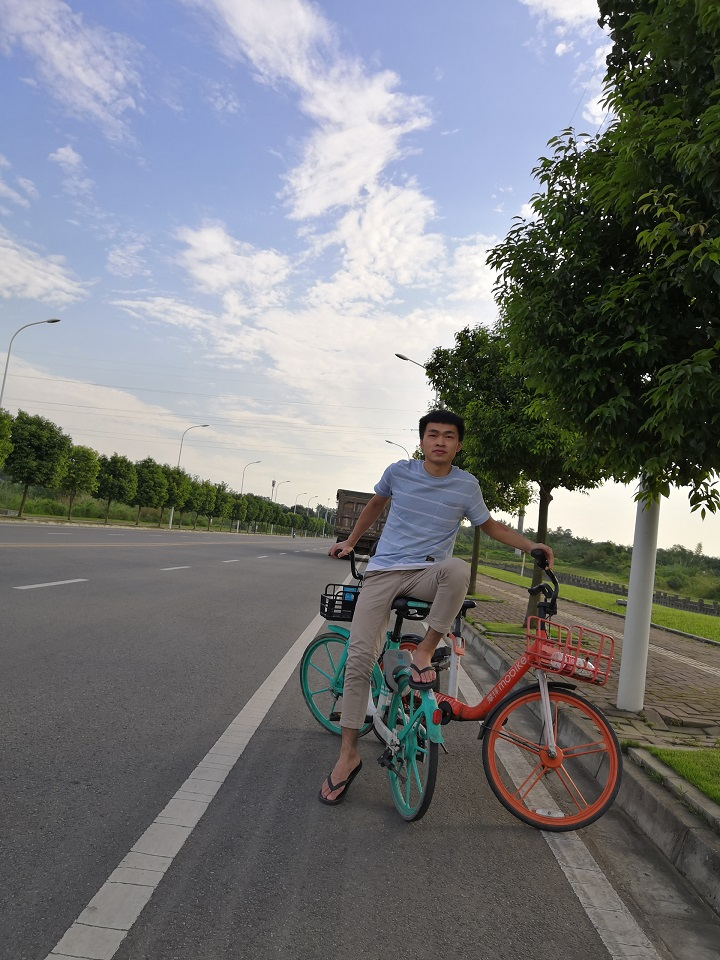
#> input picture tsm.jpg, 720 x 960 px, found by its file name
$ python detect.py   (older library calls are emulated)
#> lines starting #> are read from the running program, lines starting #| are printed output that depends on the picture; after the words box and inside, x2 and y2 are one past the last pixel; in counts of white or black regions, pixels touching at a corner belong together
# -*- coding: UTF-8 -*-

import cv2
import numpy as np
import os


def get_image(path):
    # 获取图片
    img = cv2.imread(path)
    gray = cv2.cvtColor(img, cv2.COLOR_BGR2GRAY)

    return img, gray


def Gaussian_Blur(gray):
    # 高斯去噪
    blurred = cv2.GaussianBlur(gray, (9, 9), 0)

    return blurred


def Sobel_gradient(blurred):
    # 索比尔算子来计算x、y方向梯度
    gradX = cv2.Sobel(blurred, ddepth=cv2.CV_32F, dx=1, dy=0)
    gradY = cv2.Sobel(blurred, ddepth=cv2.CV_32F, dx=0, dy=1)

    gradient = cv2.subtract(gradX, gradY)
    gradient = cv2.convertScaleAbs(gradient)

    return gradX, gradY, gradient


def Thresh_and_blur(gradient):
    blurred = cv2.GaussianBlur(gradient, (9, 9), 0)
    (_, thresh) = cv2.threshold(blurred, 90, 255, cv2.THRESH_BINARY)

    return thresh


def image_morphology(thresh):
    # 建立一个椭圆核函数
    kernel = cv2.getStructuringElement(cv2.MORPH_ELLIPSE, (25, 25))
    # 执行图像形态学, 细节直接查文档，很简单
    closed = cv2.morphologyEx(thresh, cv2.MORPH_CLOSE, kernel)
    closed = cv2.erode(closed, None, iterations=0)
    closed = cv2.dilate(closed, None, iterations=2)

    return closed


def findcnts_and_box_point(closed):
    # 这里opencv3返回的是三个参数
    (_, cnts, _) = cv2.findContours(closed.copy(),
                                    # cv2.RETR_EXTERNAL,             #表示只检测外轮廓
                                    # cv2.RETR_CCOMP,                #建立两个等级的轮廓,上一层是边界
                                    cv2.RETR_LIST,  # 检测的轮廓不建立等级关系
                                    # cv2.RETR_TREE,                   #建立一个等级树结构的轮廓
                                    cv2.CHAIN_APPROX_NONE,  # 存储所有的轮廓点，相邻的两个点的像素位置差不超过1
                                    # cv2.CHAIN_APPROX_SIMPLE,       #例如一个矩形轮廓只需4个点来保存轮廓信息
                                    # cv2.CHAIN_APPROX_TC89_L1,
                                    # cv2.CHAIN_APPROX_TC89_KCOS
                                    )
    c = sorted(cnts, key=cv2.contourArea, reverse=True)[0]
    # compute the rotated bounding box of the largest contour
    rect = cv2.minAreaRect(c)
    box = np.int0(cv2.boxPoints(rect))

    return box


def drawcnts_and_cut(original_img, box):
    # 因为这个函数有极强的破坏性，所有需要在img.copy()上画
    # draw a bounding box arounded the detected barcode and display the image
    draw_img = cv2.drawContours(original_img.copy(), [box], -1, (0, 0, 255), 3)

    Xs = [i[0] for i in box]
    Ys = [i[1] for i in box]
    x1 = min(Xs)
    x2 = max(Xs)
    y1 = min(Ys)
    y2 = max(Ys)
    hight = y2 - y1
    width = x2 - x1
    crop_img = original_img[y1:y1 + hight, x1:x1 + width]

    return draw_img, crop_img


'''
def walk():############批处理
    filename_rgb = r'D:\py_project\My_Project\dataset\trainingData'
    for filename in os.listdir(filename_rgb):              #listdir的参数是文件夹的路径
        #img_path = r'D:\py_project\My_Project\296.png'
        #save_path = r'D:\py_project\My_Project\296_save.jpg'
        img_path = filename_rgb + ('/%s' % filename)
        save_path = r'D:\py_project\My_Project\dataset\trainingData_process'
        original_img, gray = get_image(img_path)
        blurred = Gaussian_Blur(gray)
        gradX, gradY, gradient = Sobel_gradient(blurred)
        thresh = Thresh_and_blur(gradient)
        closed = image_morphology(thresh)
        box = findcnts_and_box_point(closed)
        draw_img, crop_img = drawcnts_and_cut(original_img,box)
# [10 lines of commented-out code are left out]
        file_process_name = save_path + ('\%s' % filename)
        print(file_process_name)
        cv2.imwrite(file_process_name, crop_img)
'''


def walk2():  ######################单张图片处理
    img_path = r'.\tsm.jpg'
    save_path = r'.\tsm_res.jpg'
    original_img, gray = get_image(img_path)
#> in get_image, img is the input picture: shape (960, 720, 3); mean B, G, R 123, 121, 118.9
#> in get_image, `gray = cv2.cvtColor(img, cv2.COLOR_BGR2GRAY)`:
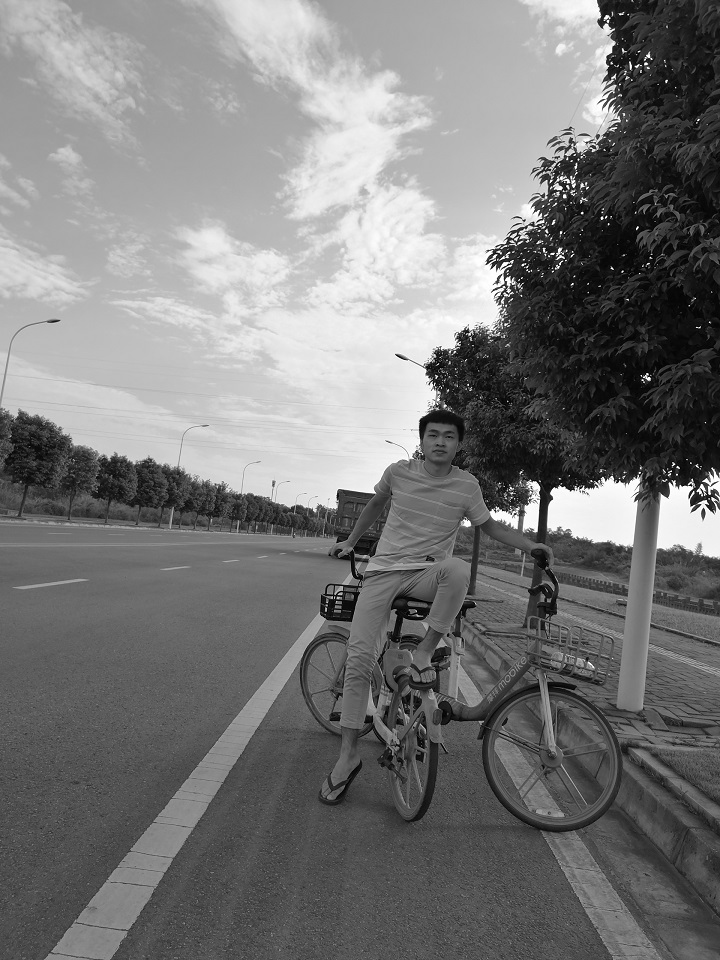
#> gray: shape (960, 720); min 0, max 255, mean 120.6
    blurred = Gaussian_Blur(gray)
    gradX, gradY, gradient = Sobel_gradient(blurred)
#> in Sobel_gradient, `gradX = cv2.Sobel(blurred, ddepth=cv2.CV_32F, dx=1, dy=0)`:
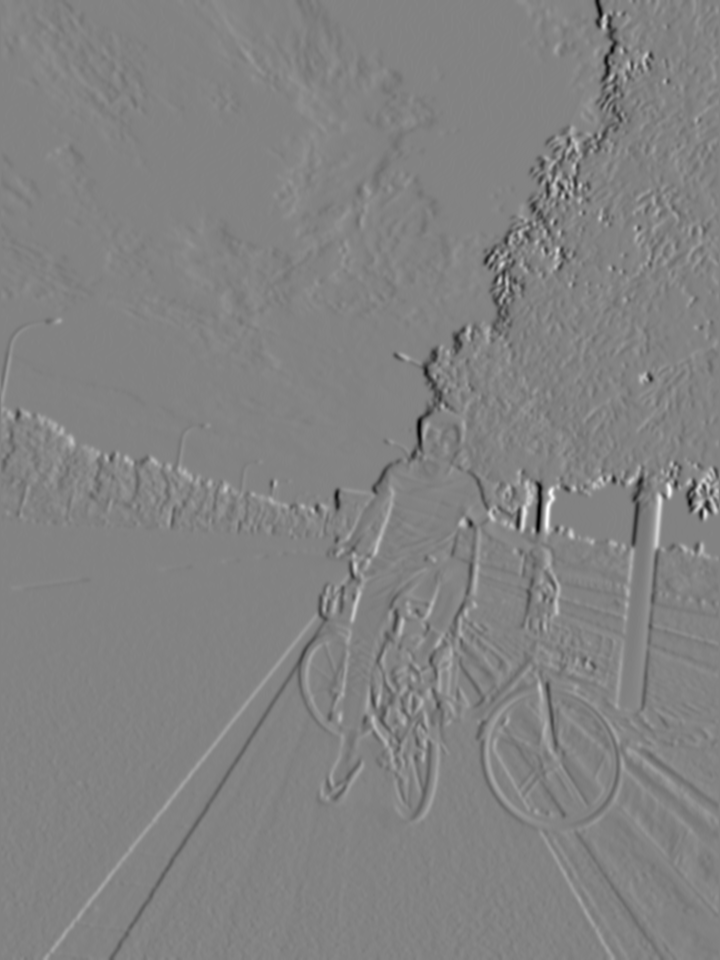
#> gradX: shape (960, 720) float32; min -384, max 365, mean -0.6; drawn with min black and max white
#> in Sobel_gradient, `gradY = cv2.Sobel(blurred, ddepth=cv2.CV_32F, dx=0, dy=1)`:
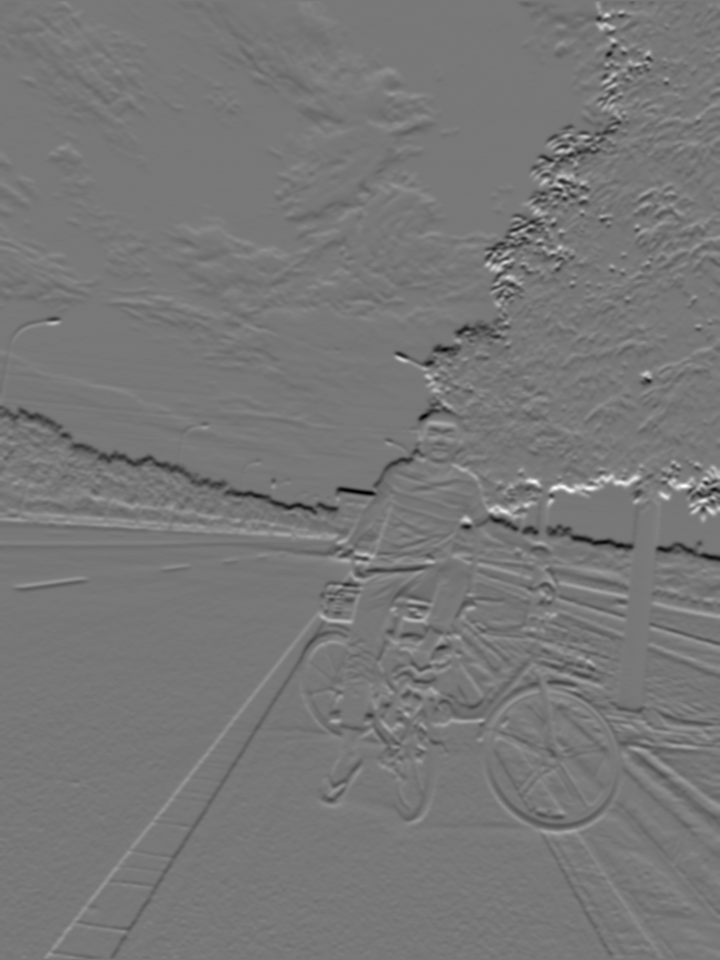
#> gradY: shape (960, 720) float32; min -332, max 373, mean -0.6; drawn with min black and max white
    thresh = Thresh_and_blur(gradient)
#> in Thresh_and_blur, `blurred = cv2.GaussianBlur(gradient, (9, 9), 0)`:
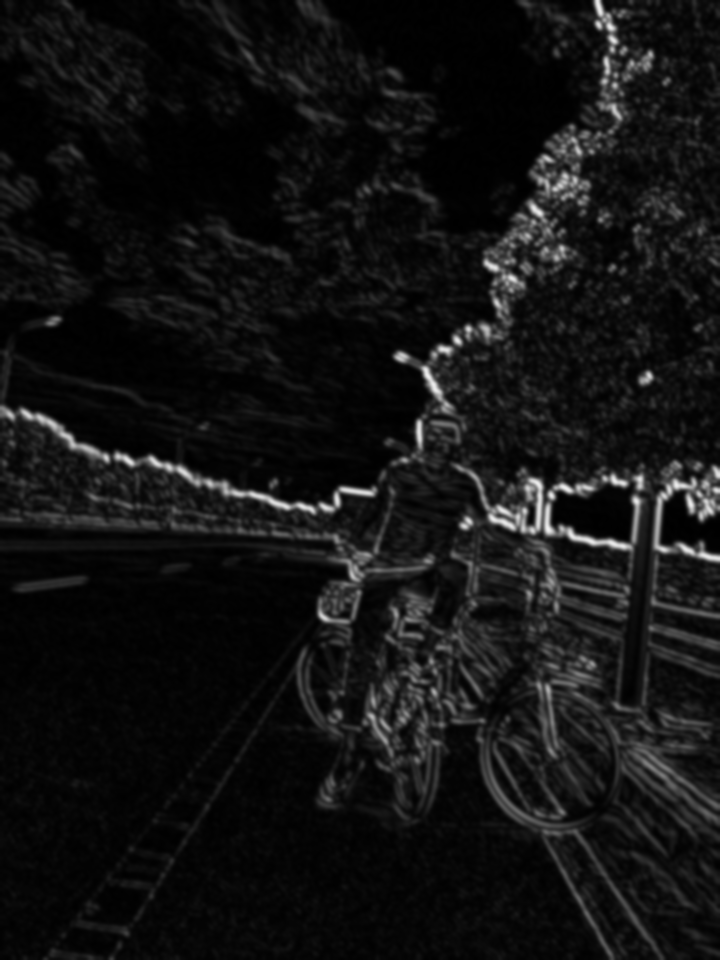
#> blurred: shape (960, 720); min 0, max 240, mean 18.7
#> in Thresh_and_blur, `(_, thresh) = cv2.threshold(blurred, 90, 255, cv2.THRESH_BINARY)`:
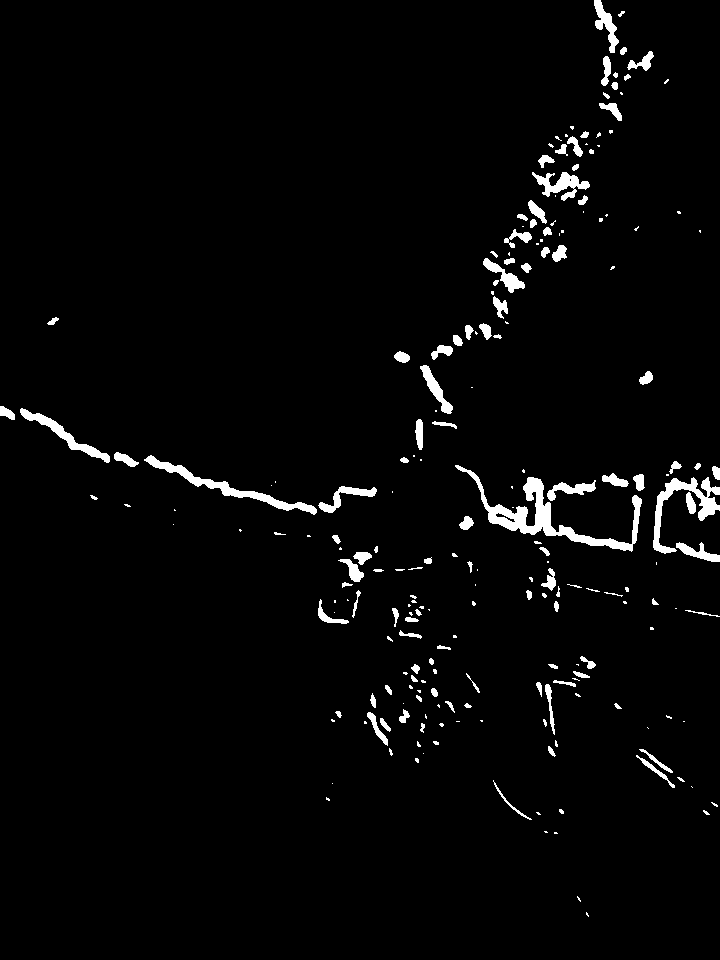
#> thresh: shape (960, 720); 2.7% white; 221 white regions (107 under 20 px), largest, box (x1, y1, x2, y2) and area: (455, 465, 642, 552) 2872, (653, 477, 720, 554) 1385, (144, 455, 317, 515) 1376
    closed = image_morphology(thresh)
#> in image_morphology, `closed = cv2.morphologyEx(thresh, cv2.MORPH_CLOSE, kernel)`: closed: shape (960, 720); 5.7% white; 49 white regions (28 under 20 px), largest, box (x1, y1, x2, y2) and area: (394, 0, 654, 463) 13213, (455, 461, 720, 612) 11417, (364, 635, 480, 763) 4464
#> in image_morphology, `closed = cv2.dilate(closed, None, iterations=2)`:
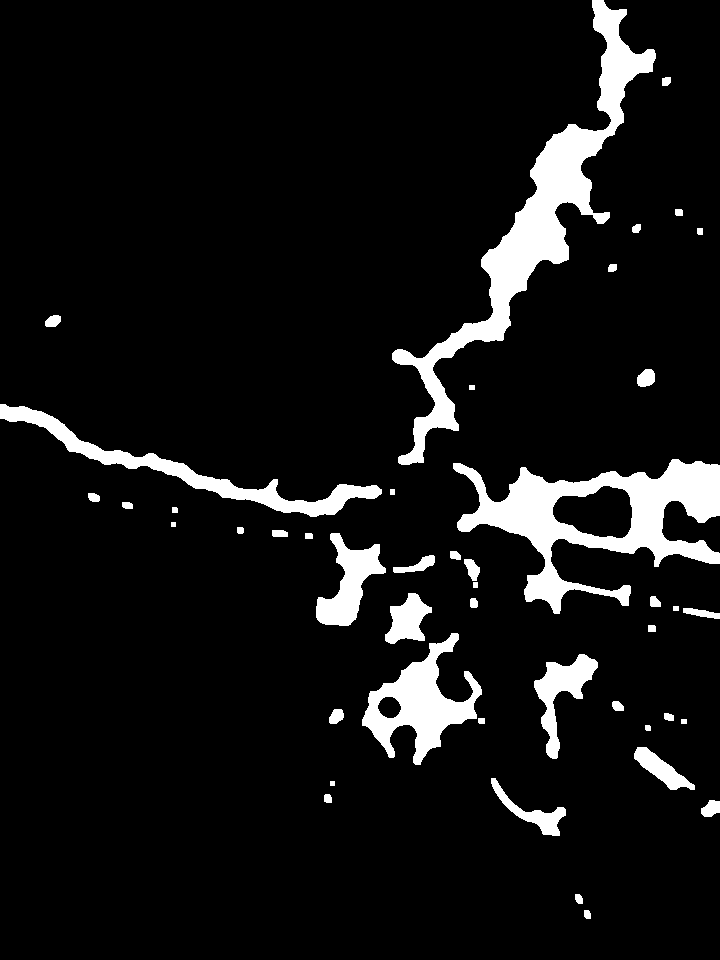
#> closed: shape (960, 720); 8.1% white; 45 white regions
    box = findcnts_and_box_point(closed)
#> in findcnts_and_box_point, `(_, cnts, _) = cv2.findContours(closed.copy(),`: cnts = 47 contours, 2 with area under 20; largest, box (x1, y1, x2, y2) and area: (453, 459, 720, 614) 17412, (392, 0, 656, 465) 16440, (362, 633, 482, 765) 6235, (0, 404, 382, 517) 5393, (552, 485, 633, 539) 3081
#> in findcnts_and_box_point, `c = sorted(cnts, key=cv2.contourArea, reverse=True)[0]`: c = contour of 1179 points, box (x1, y1, x2, y2) (453, 459, 720, 614), area 17412
#> in findcnts_and_box_point, `rect = cv2.minAreaRect(c)`: rect = ((587.3, 536.5), (266, 151.9), -1.05)
#> in findcnts_and_box_point, `box = np.int0(cv2.boxPoints(rect))`: box = [[455, 614], [452, 463], [718, 458], [721, 610]]
#> box = [[455, 614], [452, 463], [718, 458], [721, 610]]
    draw_img, crop_img = drawcnts_and_cut(original_img, box)
#> in drawcnts_and_cut, `Xs = [i[0] for i in box]`: Xs = [455, 452, 718, 721]
#> in drawcnts_and_cut, `Ys = [i[1] for i in box]`: Ys = [614, 463, 458, 610]
#> in drawcnts_and_cut, `x1 = min(Xs)`: x1 = 452
#> in drawcnts_and_cut, `x2 = max(Xs)`: x2 = 721
#> in drawcnts_and_cut, `y1 = min(Ys)`: y1 = 458
#> in drawcnts_and_cut, `y2 = max(Ys)`: y2 = 614
#> in drawcnts_and_cut, `hight = y2 - y1`: hight = 156
#> in drawcnts_and_cut, `width = x2 - x1`: width = 269
#> in drawcnts_and_cut, `crop_img = original_img[y1:y1 + hight, x1:x1 + width]`:
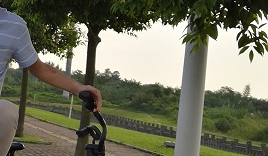
#> crop_img: shape (156, 268, 3); mean B, G, R 94.7, 113.9, 113.3

    # [10 lines of commented-out code are left out]
    cv2.imwrite(save_path, crop_img)


walk2()

$ run again, with car.jpg copied over tsm.jpg
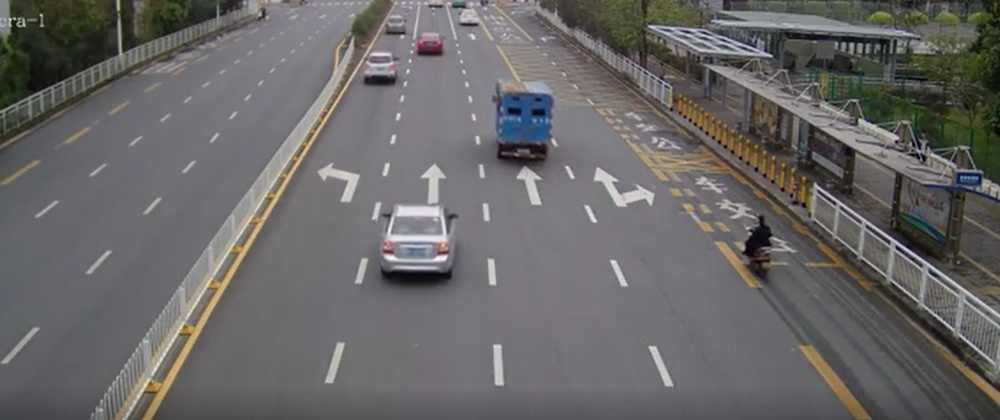
#> input picture car.jpg, 1000 x 420 px, shrunk from 1624 x 682 before the run, found by its file name
#> in get_image, img is the input picture: shape (420, 1000, 3); mean B, G, R 102.8, 103.1, 104.8
#> in Thresh_and_blur, `(_, thresh) = cv2.threshold(blurred, 90, 255, cv2.THRESH_BINARY)`:
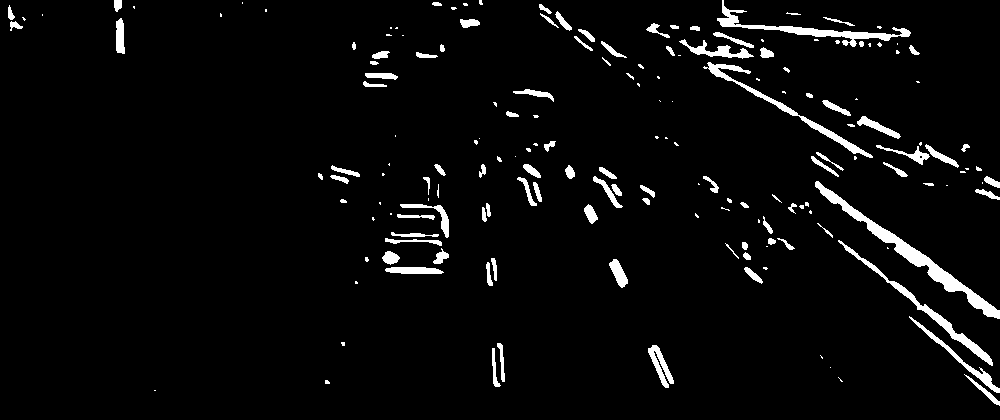
#> thresh: shape (420, 1000); 4% white; 175 white regions (75 under 20 px), largest, box (x1, y1, x2, y2) and area: (815, 181, 1000, 319) 2313, (717, 0, 911, 47) 1370, (703, 62, 873, 158) 1142
#> cnts = 45 contours, 2 with area under 20; largest, box (x1, y1, x2, y2) and area: (644, 0, 1000, 408) 28358, (363, 162, 451, 276) 5756, (537, 0, 662, 89) 2352, (477, 139, 558, 208) 1983, (582, 165, 657, 226) 1954
#> c = contour of 2219 points, box (x1, y1, x2, y2) (644, 0, 1000, 408), area 28358
#> rect = ((882.6, 170.8), (215.4, 517.9), -36.71)
#> in findcnts_and_box_point, `box = np.int0(cv2.boxPoints(rect))`: box = [[951, 442], [641, 27], [814, -101], [1123, 313]]
#> Xs = [951, 641, 814, 1123]
#> Ys = [442, 27, -101, 313]
#> x1 = 641
#> x2 = 1123
#> y1 = -101
#> y2 = 442
#> hight = 543
#> width = 482
#> in drawcnts_and_cut, `crop_img = original_img[y1:y1 + hight, x1:x1 + width]`:
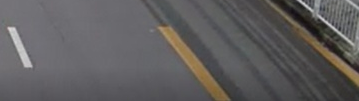
#> crop_img: shape (101, 359, 3); mean B, G, R 93.9, 93.5, 95.6
